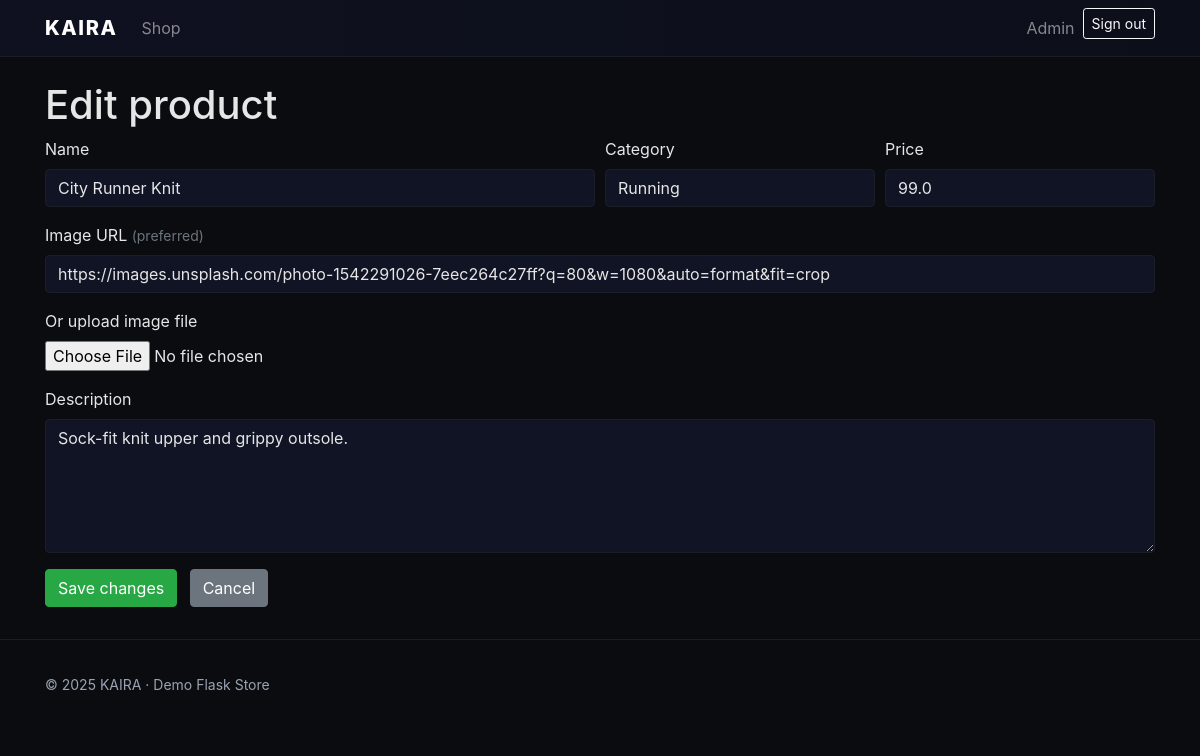
Screenshot of /admin/products/12/edit (signed in) with the database file from the repository.
### tables this page shows
CREATE TABLE products(
            id INTEGER PRIMARY KEY AUTOINCREMENT,
            name TEXT NOT NULL,
            category TEXT NOT NULL,
            price REAL NOT NULL,
            image TEXT NOT NULL,
            description TEXT NOT NULL,
            created_at TIMESTAMP DEFAULT CURRENT_TIMESTAMP
        );

### app.py (the view, shortened to what this page needs)
@app.route("/admin/products/<int:product_id>/edit", methods=["GET","POST"])
def admin_edit_product(product_id):
    if not require_admin(): return redirect(url_for("admin_login"))
    db = get_db()
    product = db.execute("SELECT * FROM products WHERE id=?", (product_id,)).fetchone()
    if not product: abort(404)
    return render_template("admin_product_form.html", product=product, title="Edit product")

### app.py (called while the page is built)
def get_db():
    if "db" not in g:
        g.db = sqlite3.connect(DB_PATH)
        g.db.row_factory = sqlite3.Row
    return g.db

def require_admin():
    if not session.get("admin"):
        flash("Please sign in as admin.")
        return False
    return True

### templates/admin_product_form.html
{% extends "base.html" %}
{% block content %}
<h1>{{ 'Edit' if product else 'Add' }} product</h1>
<form method="post" enctype="multipart/form-data">
  <div class="form-row">
    <div class="form-group col-md-6">
      <label>Name</label>
      <input class="form-control" type="text" name="name" value="{{ product['name'] if product else '' }}" required>
    </div>
    <div class="form-group col-md-3">
      <label>Category</label>
      <input class="form-control" type="text" name="category" value="{{ product['category'] if product else '' }}" required>
    </div>
    <div class="form-group col-md-3">
      <label>Price</label>
      <input class="form-control" type="number" step="0.01" name="price" value="{{ product['price'] if product else '' }}" required>
    </div>
  </div>
  <div class="form-group">
    <label>Image URL <small class="text-muted">(preferred)</small></label>
    <input class="form-control" type="url" name="image_url" value="{{ product['image'] if product else '' }}" placeholder="https://...">
  </div>
  <div class="form-group">
    <label>Or upload image file</label>
    <input class="form-control-file" type="file" name="image">
  </div>
  <div class="form-group">
    <label>Description</label>
    <textarea class="form-control" name="description" required rows="5">{{ product['description'] if product else '' }}</textarea>
  </div>
  <button class="btn btn-success">{{ 'Save changes' if product else 'Create product' }}</button>
  <a href="{{ url_for('admin_products') }}" class="btn btn-secondary ml-2">Cancel</a>
</form>
{% endblock %}

### static/css/style.css (style rules this page uses)
:root { --accent:#7c5cff; --success:#2cb67d; --danger:#ef476f; }
body { background:#0b0c10;color:#e6e6e6 }
.card, .btn { transition:all .2s ease }
.form-control, .custom-file-input, .custom-select { background:#101425;border:1px solid #1b1e27;color:#e6e6e6 }
.form-control::placeholder { color:#8892a6 }

### rows the page displays
products: name "City Runner Knit", category "Running", price "99.0", image_url "https://images.unsplash.com/photo-1542291026-7eec264c27ff?q=80&w=1080&auto=format&fit=crop", description "Sock-fit knit upper and grippy outsole."

### other values shown
{{ 'Edit' if product else 'Add' }} "Edit"
{{ 'Save changes' if product else 'Create product' }} "Save changes"
{{ 2025 }} "2025"
